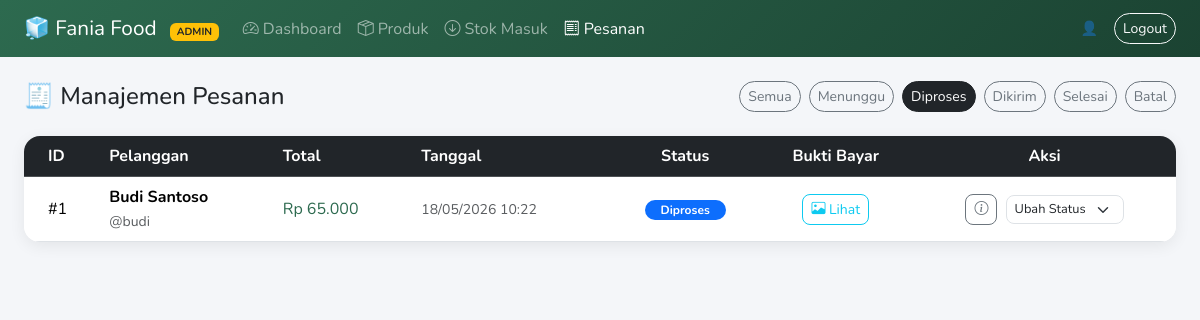
Page /pesanan.php?status=Diproses (signed in) on the committed database.
### tables this page shows
CREATE TABLE IF NOT EXISTS pesanan (
    id_pesanan      INT AUTO_INCREMENT PRIMARY KEY,
    id_user         INT NOT NULL,
    total_harga     DECIMAL(14,2) NOT NULL DEFAULT 0,
    status_bayar    ENUM('Menunggu Pembayaran','Diproses','Dikirim','Selesai','Dibatalkan')
                    NOT NULL DEFAULT 'Menunggu Pembayaran',
    bukti_bayar     VARCHAR(255) DEFAULT NULL,
    alamat_pengiriman TEXT,
    catatan         TEXT,
    tanggal         TIMESTAMP DEFAULT CURRENT_TIMESTAMP,
    FOREIGN KEY (id_user) REFERENCES users(id) ON DELETE CASCADE
);

CREATE TABLE IF NOT EXISTS users (
    id          INT AUTO_INCREMENT PRIMARY KEY,
    username    VARCHAR(100) NOT NULL UNIQUE,
    password    VARCHAR(255) NOT NULL,        
    nama_lengkap VARCHAR(150) NOT NULL,
    role        ENUM('pelanggan','admin','kepala_toko') NOT NULL DEFAULT 'pelanggan',
    created_at  TIMESTAMP DEFAULT CURRENT_TIMESTAMP
);

### koneksi.php (called while the page is built, shortened)
<?php
function esc($conn, $str) {
    return $conn->real_escape_string(htmlspecialchars(trim($str)));
}
function rupiah($angka) {
    return 'Rp ' . number_format($angka, 0, ',', '.');
}
?>

### pesanan.php (the view, shortened to what this page needs)
<?php
require_once '../koneksi.php';
$filter = esc($conn, $_GET['status'] ?? '');
$where  = $filter ? "WHERE p.status_bayar = '$filter'" : '';
$pesananList = $conn->query(
    "SELECT p.*, u.nama_lengkap, u.username
     FROM pesanan p JOIN users u ON u.id = p.id_user
     $where ORDER BY p.tanggal DESC"
);
$statusColor = [
    'Menunggu Pembayaran' => 'warning',
    'Diproses'            => 'primary',
    'Dikirim'             => 'info',
    'Selesai'             => 'success',
    'Dibatalkan'          => 'danger',
];
?>
<!DOCTYPE html>
<html lang="id">
<head>
    <link href="https://cdn.jsdelivr.net/npm/bootstrap@5.3.3/dist/css/bootstrap.min.css" rel="stylesheet">
    <link href="https://cdn.jsdelivr.net/npm/bootstrap-icons@1.11.3/font/bootstrap-icons.min.css" rel="stylesheet">
</head>
<body>
<?php include '_navbar.php'; ?>
<div class="container-fluid p-4">
    <div class="d-flex justify-content-between align-items-center mb-4">
        <h4 class="fw-800 mb-0">🧾 Manajemen Pesanan</h4>
        <div class="d-flex gap-2">
            <?php
            $statuses = ['', 'Menunggu Pembayaran', 'Diproses', 'Dikirim', 'Selesai', 'Dibatalkan'];
            $labels   = ['Semua', 'Menunggu', 'Diproses', 'Dikirim', 'Selesai', 'Batal'];
            foreach ($statuses as $i => $s): ?>
            <a href="?status=<?= urlencode($s) ?>"
               class="btn btn-sm <?= $filter===$s ? 'btn-dark' : 'btn-outline-secondary' ?> rounded-pill">
                <?= $labels[$i] ?>
            </a>
            <?php endforeach; ?>
        </div>
    </div>
    <div class="card p-0 overflow-hidden">
        <div class="table-responsive">
            <table class="table table-hover align-middle mb-0">
                <thead class="table-dark">
                    <tr>
                        <th class="ps-4">ID</th><th>Pelanggan</th><th>Total</th>
                        <th>Tanggal</th><th class="text-center">Status</th>
                        <th class="text-center">Bukti Bayar</th><th class="text-center">Aksi</th>
                    </tr>
                </thead>
                <tbody>
                <?php while ($ps = $pesananList->fetch_assoc()): ?>
                <tr>
                    <td class="ps-4 fw-700">#<?= $ps['id_pesanan'] ?></td>
                    <td>
                        <b><?= htmlspecialchars($ps['nama_lengkap']) ?></b><br>
                        <small class="text-muted">@<?= htmlspecialchars($ps['username']) ?></small>
                    </td>
                    <td class="fw-700" style="color:#2D6A4F"><?= rupiah($ps['total_harga']) ?></td>
                    <td class="small text-muted"><?= date('d/m/Y H:i', strtotime($ps['tanggal'])) ?></td>
                    <td class="text-center">
                        <span class="badge bg-<?= $statusColor[$ps['status_bayar']] ?? 'secondary' ?> rounded-pill px-3">
                            <?= htmlspecialchars($ps['status_bayar']) ?>
                        </span>
                    </td>
                    <td class="text-center">
                        <?php if ($ps['bukti_bayar']): ?>
                        <a href="../uploads/bukti_bayar/<?= htmlspecialchars($ps['bukti_bayar']) ?>"
                           target="_blank" class="btn btn-sm btn-outline-info rounded-3">
                            <i class="bi bi-image"></i> Lihat
                        </a>
                        <?php else: ?>
                        <span class="text-muted small">Belum upload</span>
                        <?php endif; ?>
                    </td>
                    <td class="text-center">
                        <button class="btn btn-sm btn-outline-secondary rounded-3 me-1"
                                data-bs-toggle="modal"
                                data-bs-target="#detailModal"
                                data-id="<?= $ps['id_pesanan'] ?>"
                                data-alamat="<?= htmlspecialchars($ps['alamat_pengiriman']) ?>"
                                data-catatan="<?= htmlspecialchars($ps['catatan']) ?>">
                            <i class="bi bi-info-circle"></i>
                        </button>
                        <?php if (!in_array($ps['status_bayar'], ['Selesai','Dibatalkan'])): ?>
                        <form method="POST" class="d-inline">
                            <select name="status_baru" onchange="this.form.submit()" class="form-select form-select-sm d-inline-block w-auto rounded-3" style="font-size:.8rem;">
                                <option value="">Ubah Status</option>
                            </select>
                        </form>
                        <?php else: ?>
                        <span class="text-muted small">—</span>
                        <?php endif; ?>
                    </td>
                </tr>
                <?php endwhile; ?>
                </tbody>
            </table>
        </div>
    </div>
</div>
</body>
</html>

### pesanan.php (style rules this page uses)
body { font-family:'Nunito',sans-serif; background:#f4f6f9; }
.card { border:none; border-radius:16px; box-shadow:0 4px 16px rgba(0,0,0,.07); }

### rows in the picture
pesanan: id_pesanan "1", id_user.nama_lengkap "Budi Santoso", id_user.username "budi", total_harga "Rp 65.000", tanggal "18/05/2026 10:22", status_bayar "Diproses"

### other values in the picture
$labels[$i] "Semua"
$labels[$i] "Menunggu"
$labels[$i] "Diproses"
$labels[$i] "Dikirim"
$labels[$i] "Selesai"
$labels[$i] "Batal"
